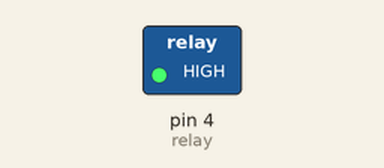
This sketch was run on a simulated Arduino Uno, built with avr-gcc and run on an emulated ATmega328P. Parts: switched loads named in the sketch (green lamp = pin HIGH).

Above: at 0.1 s.
Timing chart, 0 to 1.6 s (numbered marks = the images above):
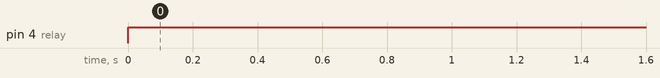

Measured:
- by itself, pin 4 (relay): LOW → HIGH at 0.00 s

The sketch:

Relay.ino
```cpp
int relay=4;

void setup()
{
  pinMode(relay, OUTPUT);
}

void loop()
{
  digitalWrite(relay, HIGH);

}
```
